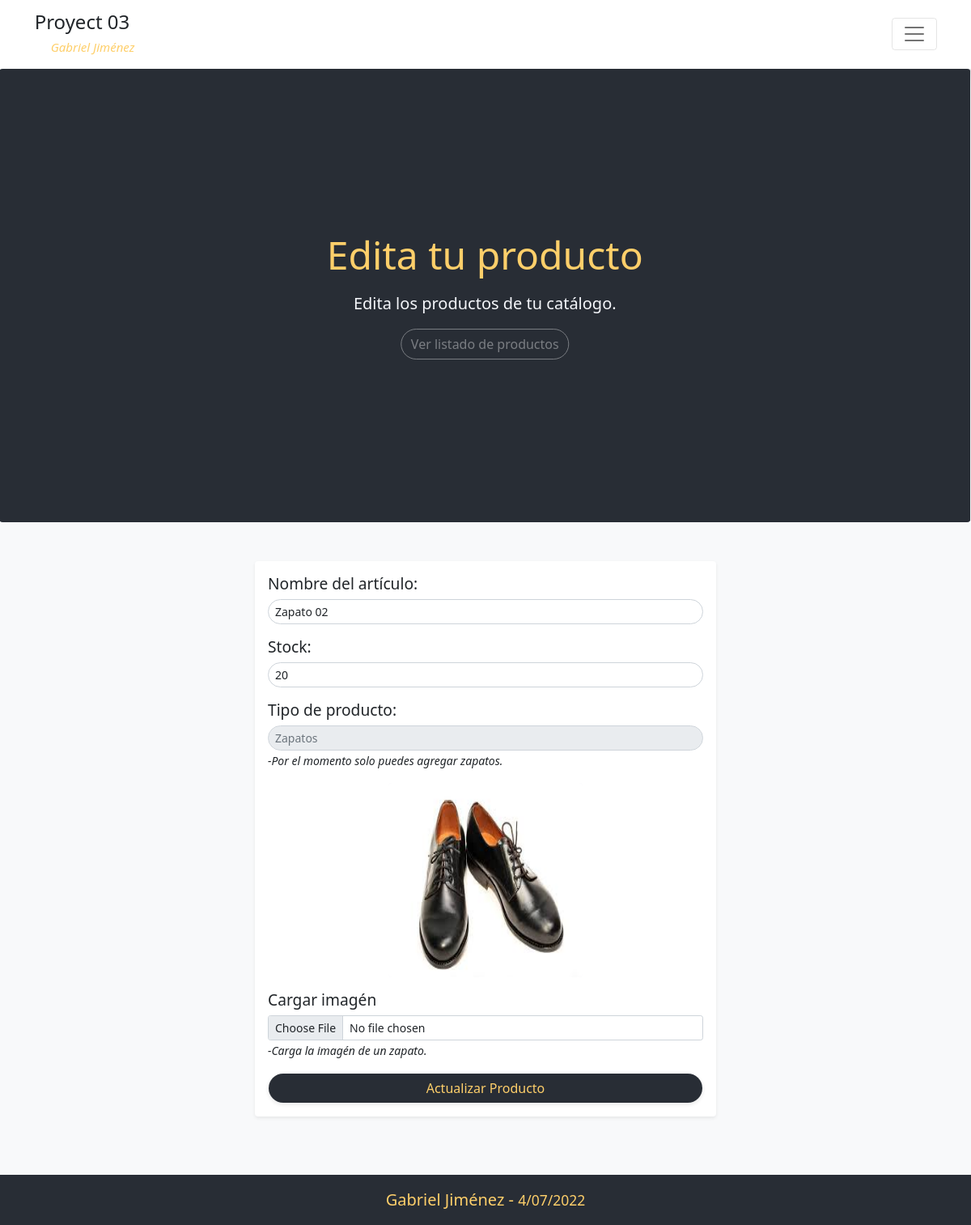
The page /views/product/edit.php?id=10 on the database its author committed.
### tables this page shows
CREATE TABLE `productos` (
  `ID` int(11) NOT NULL AUTO_INCREMENT,
  `NAME` varchar(30) DEFAULT NULL,
  `STOCK` int(11) DEFAULT NULL,
  `IMAGE` varchar(100) DEFAULT NULL,
  `TIPO` varchar(255) DEFAULT NULL,
  PRIMARY KEY (`ID`)
);

### controller/product.controller.php (called while the page is built, shortened)
<?php declare(strict_types=1);
    $path = dirname(__DIR__);
    include_once("$path/database/database.manager.php");
    include_once("$path/functions/product.convert.php");
    class ProductController{
        private DataBaseManager $db;
        private ProductModelManager $product;
        public function __construct(){
            $this->db = new DataBaseManager();
            $this->product = new ProductModelManager();
        }
        public function getProduct( int $id_product){
            $sql = "SELECT * FROM productos WHERE id = $id_product";
            $data = $this->db->run()->query($sql)->fetch_assoc();
            $get_product = $this->product->ToObject($data, $data['IMAGE']);
            return $get_product;
        }
    }
?>

### database/database.manager.php (called while the page is built)
<?php declare(strict_types=1);
    class DataBaseManager{
        private string $serverName =   "localhost";
        private string $dataBase =     'practica';
        private string $username=          "root";
        private string $password=              "";
        private int $port =                  3306;
        private mysqli $connection;
        public function __construct(){
            $this->connection = new mysqli(
                $this->serverName,
                $this->username,
                $this->password,
                $this->dataBase,
                $this->port
            ) or die ('<div class="p-3 bg-danger text-white">Fail to connect.</div>');
        }
        public function run() : mysqli {
            return $this->connection;
        }
    }
?>

### functions/product.convert.php (called while the page is built, shortened)
<?php declare(strict_types=1);
    $path = dirname(__DIR__);
    include_once("$path/model/product.model.php");
    class ProductModelManager{
        public function ToObject( array $data, string $image_name='' ) : Product  {
            $tipo = "zapato";
            $arr = array_change_key_case($data, CASE_LOWER);
            $add = (object) $arr;
            $this->product = new Product(
                (string) $add->name,
                (int) $add->stock,
                (string) $image_name,
                (string) $tipo,
                (int) $add->id
            );
            return $this->product;
        }
    }
?>

### model/product.model.php (called while the page is built, shortened)
<?php declare(strict_types=1);
    class Product {
        public function __construct(string $_name, int $_stock, string $_image, string $_tipo, int $_id = 0){
            $this->name = $_name;
            $this->stock = $_stock;
            $this->image = $_image;
        }
    }
?>

### views/product/edit.php (the view, shortened to what this page needs)
<?php declare(strict_types=1);
    $path = $_SERVER['DOCUMENT_ROOT']."/Proyect_03";
    include_once("$path/views/layout.php");
    include_once("$path/controller/product.controller.php");
    $url = $_SERVER['REQUEST_URI'];
    $url_components = parse_url($url);
    parse_str($url_components['query'], $params);
    $controller = new ProductController();
    $product = $controller->getProduct((int)$params['id']);
?>
    <main class="h-full bg-light pb-4">
        <div class="page-title h-min-70vh mb-5 text-yellow bg-dark-prestige d-flex align-items-center justify-content-center">
            <div class="text-center">
                <h5 class="display-5 mb-3">Edita tu producto</h5>
                <p class="lead text-whiter">Edita los productos de tu catálogo.</p>
                <a href="./home.php" class="btn btn-outline-light rounded-pill link">
                    Ver listado de productos
                </a>
            </div>
        </div>
        <div class="container p-md-0 h-min-70vh mb-5">
            <div class="col-12 col-md-6 mx-auto p-3 rounded shadow-sm  bg-white">
                <form id="form_image" action="<?php print_r("$path_r/controller/product.controller.php?")?>"
                      method="POST" enctype="multipart/form-data">
                    <fieldset class="mb-3">
                        <label class="mb-2  text-product" for="stock">Nombre del artículo:</label>
                        <input class="form-control form-control-sm rounded-pill" maxlength="27" required
                                type="text" name="name" id="stock" placeholder="Nombre del producto"
                                value='<?php echo $product->name ?>' />
                    </fieldset>
                    <fieldset class="mb-3">
                        <label class="mb-2  text-product" for="stock">Stock:</label>
                        <input class="form-control form-control-sm rounded-pill"  required
                                type="number" name="stock" id="stock" placeholder="Stock del producto"
                                value='<?php echo $product->stock ?>'/>
                    </fieldset>
                    <fieldset class="mb-3">
                        <label class="mb-2  text-product" for="tipo">Tipo de producto:</label>
                        <input class="form-control form-control-sm rounded-pill text-muted" disabled
                                type="text" name="tipo" id="tipo" value="Zapatos" />
                        <small class="italic ">-Por el momento solo puedes agregar zapatos.</small>
                    </fieldset>
                    <fieldset class="mb-3">
                        <div id="img_container" class="imgBox mx-auto rounded  bg-light mb-3 d-flex">
                            <img class="image rounded d-none" id="show_img" data='<?php echo $product->image ?>'
                                 src='<?php echo("$path_r/files/$product->image") ?>' alt="image">
                        </div>
                        <label class="form-label text-product" for="image" >Cargar imagén</label>
                        <input class="form-control form-control-sm" name="image" id="image" type="file" >
                        <small class="italic ">-Carga la imagén de un zapato.</small>
                    </fieldset>
                    <button name="submit" value="updateProduct" class="form-control rounded-pill btn bg-dark-prestige text-yellow shadow-sm" type="submit">
                         Actualizar Producto
                    </button>
                </form>
            </div>
        </div>
    </main>
<?php
  include_once("$path/views/footer.php");
?>

### index.css (style rules this page uses)
:root { --purple:#A626D3; --white: #faf0e6; --whiter:#F5F7FB; --slider-text:white; --blue-royal:#293264; --blue-crown:#4D5B9E; --blue:#194a8d; --yellow-blob:#FFFAD1; --blue-blob:#DEEBF8; --yellow:#fecf6a; --red-wine:#df1c44; --dark-prestige:#282D35; --dark-night:#23252C; --darker:#1A1B21; --darker-dark:#161619; --dark-react:#21222A; --dark-black-night: #2B283A; --dark-gradient:linear-gradient(90deg, #212529 1.18%, #495057 100%); }
html { scroll-behavior: smooth !important; overflow-x:hidden; }
.bg-dark-prestige { background-color:var(--dark-prestige); }
.text-whiter { color:var(--whiter) !important; }
.text-yellow { color: var(--yellow) !important; }
.h-full { min-height:100vh; }
.h-min-70vh { min-height:70vh; }
.italic { font-style:italic !important; }
.display-5 { font-size: calc(1.425rem + 2.1vw); font-weight: 300; line-height: 1.2; }
.lead { font-size: clamp(1rem, 2vw, 1.25rem); font-weight: 300; }
.text-product { font-weight: 380 !important; line-height: 1.2 !important; font-size:1.2em !important; }
.image { height:100%; width:100%; }
.imgBox { height:30vh !important; width:20vw !important; }

### rows shown on the page
productos: name "Zapato 02", stock "20", IMAGE (picture)
